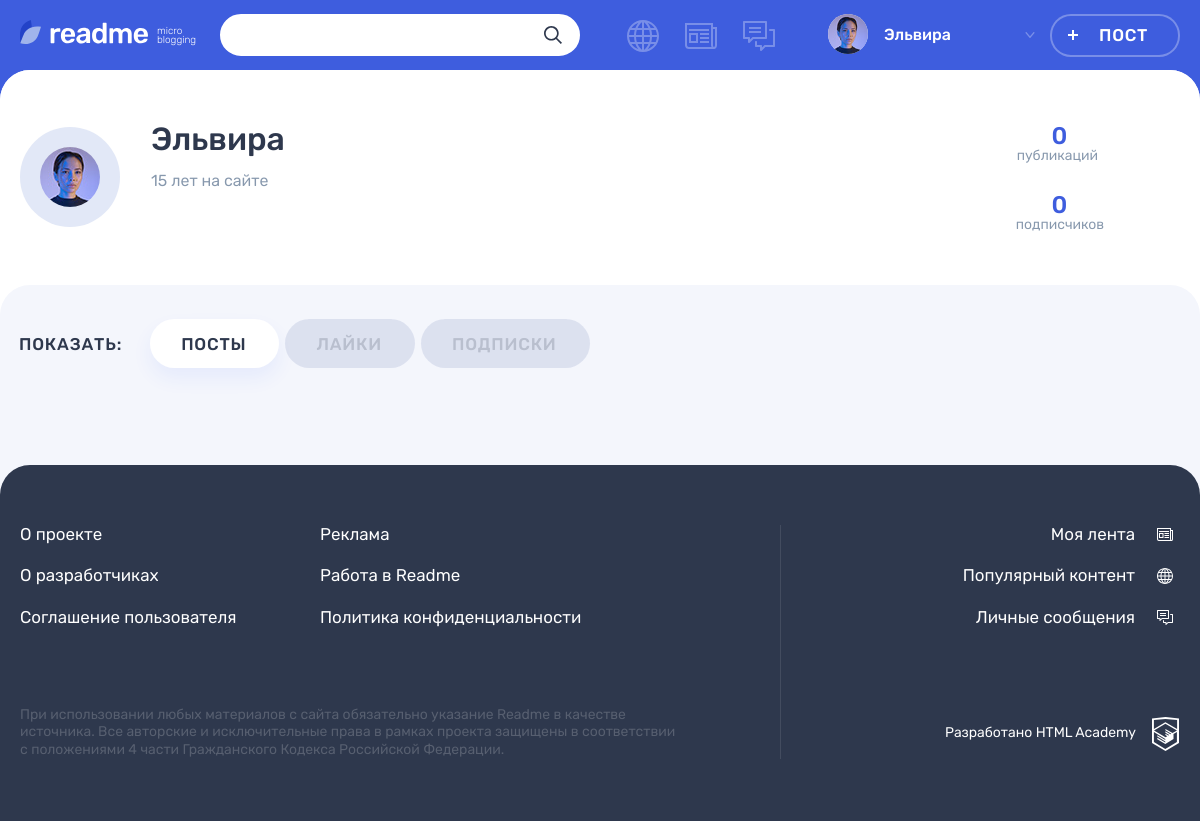
The app's page /profile.php (signed in) with its own data.
### tables this page shows
CREATE TABLE IF NOT EXISTS users (
id INT UNSIGNED AUTO_INCREMENT PRIMARY KEY,
username VARCHAR(32) NOT NULL UNIQUE,
dt_add DATETIME,
email VARCHAR(128) NOT NULL UNIQUE,
password VARCHAR(64),
avatar VARCHAR(128)
);

### helpers.php (called while the page is built, shortened)
<?php
function get_noun_plural_form(int $number, string $one, string $two, string $many): string
{
    $number = (int)$number;
    $mod10 = $number % 10;
    $mod100 = $number % 100;
    switch (true) {
        case ($mod100 >= 11 && $mod100 <= 20):
            return $many;
        case ($mod10 > 5):
            return $many;
        case ($mod10 === 1):
            return $one;
        case ($mod10 >= 2 && $mod10 <= 4):
            return $two;
        default:
            return $many;
    }
}
function include_template($name, array $data = [])
{
    $name = 'templates/' . $name;
    extract($data);
    require $name;
    $result = ob_get_clean();
    return $result;
}

### functions.php (called while the page is built, shortened)
<?php
function time_difference(string $time, DateTime $current_time)
{
    $diff = date_diff($current_time, new DateTime($time));
    if ($diff->y > 0) {
        $relative_time = $diff->y . ' ' .
        get_noun_plural_form($diff->y, 'год', 'года', 'лет');
    } elseif ($diff->m > 0) {
        $relative_time = $diff->m . ' ' .
        get_noun_plural_form($diff->m, 'месяц', 'месяца', 'месяцев');
    } elseif ($diff->d > 6) {
        $relative_time = floor(($diff->d) / 7) . ' ' .
        get_noun_plural_form(floor(($diff->d) / 7), ' неделю', ' недели', ' недель');
    } elseif ($diff->d > 0) {
        $relative_time = $diff->d . ' ' .
        get_noun_plural_form($diff->d, 'день', 'дня', 'дней');
    } elseif ($diff->h > 0) {
        $relative_time = $diff->h . ' ' .
        get_noun_plural_form($diff->h, 'час', 'часа', 'часов');
    } elseif ($diff->i > 0) {
        $relative_time = $diff->i . ' ' .
        get_noun_plural_form($diff->i, 'минуту', 'минуты', 'минут');
    } elseif ($diff->s >= 0) {
        $relative_time = 'Только что';
    } else {
        $relative_time = '';
    }
    return $relative_time;
}
function secure_query_bind_result(mysqli $connection, string $sql, bool $check, ...$params)
{
    $param_types = '';
    foreach ($params as $param) {
        $param_types .= (gettype($param) == 'integer') ? 'i' : 's';
    }
    $prepared_sql = mysqli_prepare($connection, $sql);
    mysqli_stmt_bind_param($prepared_sql, $param_types, ...$params);
    mysqli_stmt_execute($prepared_sql);
    if ($check) {
        mysqli_stmt_bind_result($prepared_sql, $bind);
        mysqli_stmt_fetch($prepared_sql);
        mysqli_stmt_close($prepared_sql);
        return $bind;
    } else {
        return mysqli_stmt_get_result($prepared_sql);
    }
}
function get_user(): ?array
{
    $user = [];
    $user['id'] = $_SESSION['id'];
    $user['name'] = $_SESSION['username'];
    $user['avatar'] = $_SESSION['avatar'];
    return $user;
}
function user_subscribe(mysqli $connection, bool $check, int $follower_id, int $author_id)
{
    $select_subscribe_query = "SELECT * FROM subscribe WHERE follower_id = ? AND author_id = ?";
    $add_subscribe_query = "INSERT INTO subscribe SET follower_id = ?, author_id = ?";
    $remove_subscribe_query = "DELETE FROM subscribe WHERE follower_id = ? AND author_id = ?";
    $user_subscribe_mysqli = secure_query_bind_result($connection, $select_subscribe_query, false, $follower_id, $author_id);
    if ($check) {
        if ($user_subscribe_mysqli->num_rows == 0) {
            secure_query_bind_result($connection, $add_subscribe_query, false, $follower_id, $author_id);
        } else {
            secure_query_bind_result($connection, $remove_subscribe_query, false, $follower_id, $author_id);
        }
    } else {
        return $user_subscribe_mysqli->num_rows > 0;
    }
    return null;
}
function get_profile(mysqli $connection, $profile_id): array
{
    $select_profile_query =
        "SELECT
            users.id,
            users.username,
            users.avatar,
            users.dt_add,
            (SELECT COUNT(*) FROM subscribe WHERE subscribe.author_id = users.id) AS followers
        FROM users
        WHERE users.id = ?
        GROUP BY users.id";
    $profile_mysqli = secure_query_bind_result($connection, $select_profile_query, false, $profile_id);
    return mysqli_fetch_assoc($profile_mysqli);
}
function get_profile_posts(mysqli $connection, int $profile_id)
{
    $select_user_posts_query =
        "SELECT
            posts.*,
            users.id AS user_id,
            users.username,
            users.avatar,
            content_types.type_class,
            (SELECT COUNT(*) FROM likes WHERE likes.post_id = posts.id) AS likes
        FROM posts
        INNER JOIN users ON posts.author_id=users.id
        INNER JOIN content_types ON posts.post_type=content_types.id
        WHERE posts.author_id = ?
        GROUP BY posts.id
        ORDER BY dt_add DESC;";
    $posts_mysqli = secure_query_bind_result($connection, $select_user_posts_query, false, $profile_id);
    return mysqli_fetch_all($posts_mysqli, MYSQLI_ASSOC);
}

### libs/settings.php (called while the page is built, shortened)
<?php
$site_name = 'Readme';
$now_time = new DateTime('now');

### templates/profile-template.php (the view, shortened to what this page needs)
<main class="page__main page__main--profile">
   <div class="profile profile--default">
      <div class="profile__user-wrapper">
         <div class="profile__user user container">
            <div class="profile__user-info user__info">
               <div class="profile__avatar user__avatar">
                  <?php if (isset($owner['avatar'])) : ?>
                  <img class="profile__picture user__picture" src="img/<?= $owner['avatar'] ?>" alt="Аватар пользователя">
                  <?php endif; ?>
               </div>
               <div class="profile__name-wrapper user__name-wrapper">
                  <span class="profile__name user__name"><?= $owner['username'] ?? '' ?></span>
                  <time class="profile__user-time user__time"
                     datetime="<?= $owner['dt_add'] ?? ''?>">
                  <?= time_difference($owner['dt_add'], $now_time) . ' на сайте'; ?>
               </div>
            </div>
            <div class="profile__rating user__rating">
               <p class="profile__rating-item user__rating-item user__rating-item--publications">
                  <span class="user__rating-amount"><?= count($posts) ?? '' ?></span>
                  <span
                     class="profile__rating-text user__rating-text">
                  <?= get_noun_plural_form(count($posts), 'публикация', 'публикации', 'публикаций') ?></span>
               </p>
               <p class="profile__rating-item user__rating-item user__rating-item--subscribers">
                  <span class="user__rating-amount"><?= $owner['followers'] ?? '' ?></span>
                  <span
                     class="profile__rating-text user__rating-text">
                  <?= get_noun_plural_form($owner['followers'], 'подписчик', 'подписчика', 'подписчиков') ?></span>
               </p>
            </div>
         </div>
      </div>
      <div class="profile__tabs-wrapper tabs">
         <div class="container">
            <div class="profile__tabs filters">
               <b class="profile__tabs-caption filters__caption">Показать:</b>
               <ul class="profile__tabs-list filters__list tabs__list">
                  <li class="profile__tabs-item filters__item">
                     <a class="profile__tabs-link filters__button
                        <?= ($tab == 'posts') ? 'filters__button--active' : '' ?> tabs__item button"
                        href="profile.php?id=<?= $owner['id'] ?>&tab=posts">Посты</a>
                  </li>
                  <li class="profile__tabs-item filters__item">
                     <a class="profile__tabs-link filters__button
                        <?= ($tab == 'likes') ? 'filters__button--active' : '' ?> tabs__item button"
                        href="profile.php?id=<?= $owner['id'] ?>&tab=likes">Лайки</a>
                  </li>
                  <li class="profile__tabs-item filters__item">
                     <a class="profile__tabs-link filters__button
                        <?= ($tab == 'subscribes') ? 'filters__button--active' : '' ?> tabs__item button"
                        href="profile.php?id=<?= $owner['id'] ?>&tab=subscribes">Подписки</a>
                  </li>
               </ul>
            </div>
         </div>
      </div>
   </div>
</main>

### templates/layout.php (shortened to what this page needs)
<!DOCTYPE html>
<html lang="ru">
  <head>
    <link rel="stylesheet" href="css/main.css">
  </head>
  <body class="page">
    <header class="header">
      <div class="header__wrapper container">
        <div class="header__logo-wrapper">
          <a class="header__logo-link" href="index.php">
          <img class="header__logo" src="img/logo.svg" alt="Логотип readme" width="128" height="24">
          </a>
          <p class="header__topic">
            micro blogging
          </p>
        </div>
        <form class="header__search-form form" action="search.php" method="get">
          <div class="header__search">
            <input class="header__search-input form__input" name="keywords" type="search">
            <button class="header__search-button button" type="submit">
              <svg class="header__search-icon" width="18" height="18">
                <use xlink:href="#icon-search"></use>
              </svg>
            </button>
          </div>
        </form>
        <div class="header__nav-wrapper">
          <nav class="header__nav">
            <ul class="header__my-nav">
              <li class="header__my-page header__my-page--popular">
                <a class="header__page-link <?= ($active_section == 'popular') ? 'header__page-link--active' : ''?>" href="popular.php" title="Популярный контент">
                </a>
              </li>
              <li class="header__my-page header__my-page--feed">
                <a class="header__page-link <?= ($active_section == 'feed') ? 'header__page-link--active' : ''?>" href="feed.php" title="Моя лента">
                </a>
              </li>
              <li class="header__my-page header__my-page--messages">
                <a class="header__page-link <?= ($active_section == 'messages') ? 'header__page-link--active' : ''?>" href="messages.php" title="Личные сообщения">
                </a>
              </li>
            </ul>
            <ul class="header__user-nav">
              <?php if ($title != 'Readme: Регистрация') : ?>
              <li class="header__profile">
                <a class="header__profile-link" href="profile.php">
                  <div class="header__avatar-wrapper">
                    <?php if (isset($user['avatar'])) : ?>
                    <img class="header__profile-avatar" src="img/<?= $user['avatar'] ?>" alt="Аватар пользователя">
                    <?php endif; ?>
                  </div>
                  <div class="header__profile-name">
                    <span>
                    <?= $user['name'] ?? '' ?>
                    </span>
                    <svg class="header__link-arrow" width="10" height="6">
                      <use xlink:href="#icon-arrow-right-ad"></use>
                    </svg>
                  </div>
                </a>
              </li>
              <?php endif; ?>
              <?php if ($title == 'Readme: Добавление публикации') : ?>
              <li>
                <a class="header__post-button header__post-button--active button button--transparent" href="javascript:history.back()">Закрыть</a>
              </li>
              <?php else: ?>
              <a class="header__post-button button button--transparent" href="add.php">Пост</a>
              <?php endif; ?>
            </ul>
          </nav>
        </div>
      </div>
    </header>
    <?= $content ?>
    <footer class="footer">
      <div class="footer__wrapper">
        <div class="footer__container container">
          <div class="footer__site-info">
            <div class="footer__site-nav">
              <ul class="footer__info-pages">
                <li class="footer__info-page">
                  <a class="footer__page-link" href="#">О проекте</a>
                </li>
                <li class="footer__info-page">
                  <a class="footer__page-link" href="#">Реклама</a>
                </li>
                <li class="footer__info-page">
                  <a class="footer__page-link" href="#">О разработчиках</a>
                </li>
                <li class="footer__info-page">
                  <a class="footer__page-link" href="#">Работа в Readme</a>
                </li>
                <li class="footer__info-page">
                  <a class="footer__page-link" href="#">Соглашение пользователя</a>
                </li>
                <li class="footer__info-page">
                  <a class="footer__page-link" href="#">Политика конфиденциальности</a>
                </li>
              </ul>
            </div>
            <p class="footer__license">
              При использовании любых материалов с сайта обязательно указание Readme в качестве источника. Все авторские и исключительные права в рамках проекта защищены в соответствии с положениями 4 части Гражданского Кодекса Российской Федерации.
            </p>
          </div>
          <div class="footer__my-info">
            <ul class="footer__my-pages">
              <li class="footer__my-page footer__my-page--feed">
                <a class="footer__page-link" href="feed.php">Моя лента</a>
              </li>
              <li class="footer__my-page footer__my-page--popular">
                <a class="footer__page-link" href="popular.php">Популярный контент</a>
              </li>
              <li class="footer__my-page footer__my-page--messages">
                <a class="footer__page-link" href="messages.php">Личные сообщения</a>
              </li>
            </ul>
            <div class="footer__copyright">
              <a class="footer__copyright-link" href="#">
                <span>Разработано HTML Academy</span>
                <svg class="footer__copyright-logo" width="27" height="34">
                  <use xlink:href="#icon-htmlacademy"></use>
                </svg>
              </a>
            </div>
          </div>
        </div>
      </div>
    </footer>
  </body>
</html>

### records on screen
users: avatar (picture), username "Эльвира", dt_add "15 лет"

### other values on screen
count($posts) "0"
$owner['followers'] "0"
